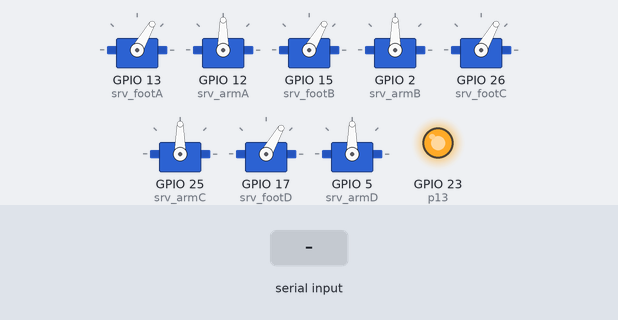
Recording of a sketch running on a simulated ESP32. On the bench: 8 × servo, output pins drawn as LEDs (lit = HIGH). The inputs (shaded band) are chosen by the test bench. Nothing arrives over Bluetooth unless stated; what the sketch prints to the serial monitor is not drawn.

Above: at 2.8 s.
2.9 s: "90,45\n" received over the second serial link
At 5.7 s:
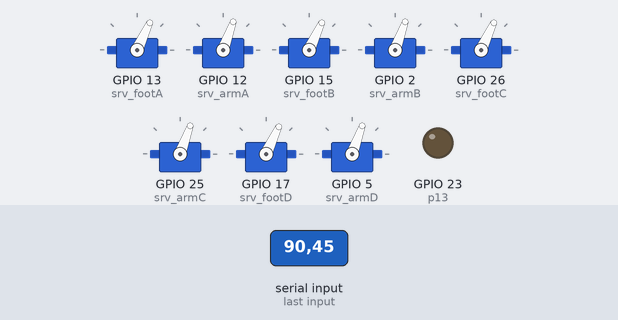
5.9 s: "30,150\n" received over the second serial link
At 8.32 s:
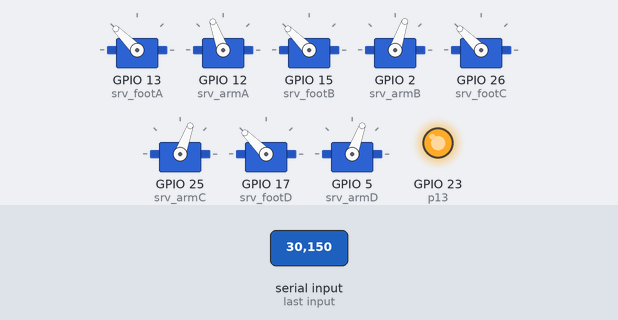
8.9 s: "53\n" received over the second serial link
At 11.5 s:
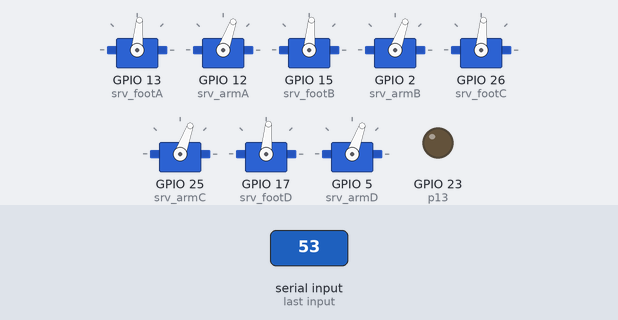
11.9 s: "f,45\n" received over the second serial link
At 13.57 s:
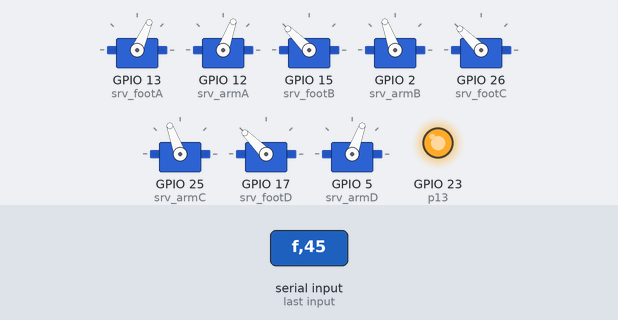
14.9 s: "52\n" received over the second serial link
At 17.8 s:
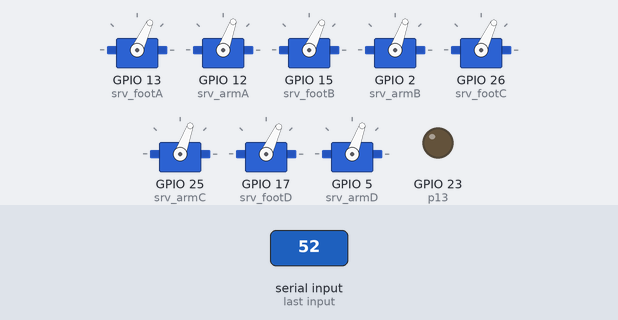
17.9 s: "54\n" received over the second serial link
At 21.7 s:
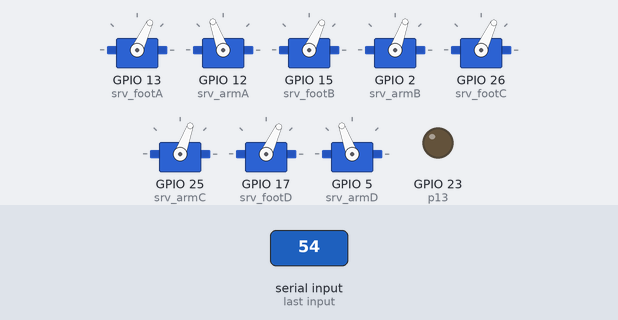
Timing chart, 0 to 21.9 s (numbered marks = the images above; inputs shaded):
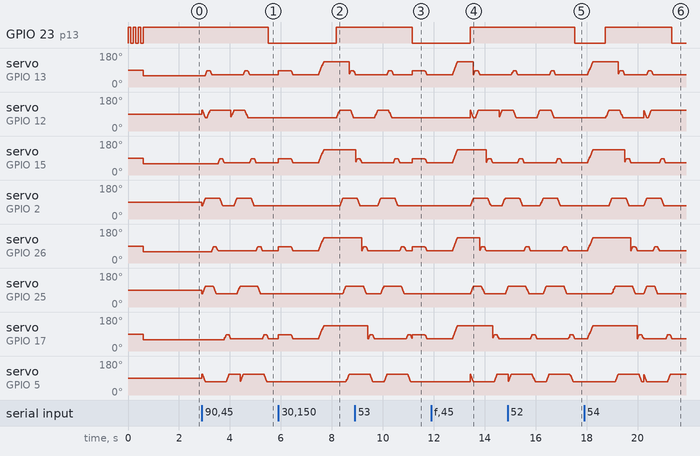

The sketch:

Spider_ESP32_BLE_Code_PCBWay_Community.ino
```cpp
#include "BluetoothSerial.h"
#include <ESP32Servo.h>

BluetoothSerial SerialBT;
int BTData;

// Commands sent via the mobile app through Bluetooth
//UP = 50
//DOWN = 51
//WALK = 52
//ROUND = 53
//BLINK = 54
//STALL = 55

Servo servo_footA;
Servo servo_armA;
Servo servo_footB;
Servo servo_armB;
Servo servo_footC;
Servo servo_armC;
Servo servo_footD;
Servo servo_armD;

// Servo motor pins
int srv_footA = 13;
int srv_armA = 12;
int srv_footB = 15;
int srv_armB = 2;
int srv_footC = 26;
int srv_armC = 25;
int srv_footD = 17;
int srv_armD = 5;

// Movement limits and speed settings
int Fdw = 60;   // Foot down limit
int Fup = 80;   // Foot up limit
int Abw = 70;   // Arm backward limit
int Afw = 110;  // Arm forward limit
int spd = 3;    // Movement speed (~2-5)

int p13 = 23;   // LED pin for status indication

/* Check if Bluetooth configurations are enabled in the SDK */
#if !defined(CONFIG_BT_ENABLED) || !defined(CONFIG_BLUEDROID_ENABLED)
#error Bluetooth is not enabled! Please run make menuconfig to and enable it
#endif

void setup() {
  servo_footA.attach(srv_footA);
  servo_armA.attach(srv_armA);
  servo_footB.attach(srv_footB);
  servo_armB.attach(srv_armB);
  servo_footC.attach(srv_footC);
  servo_armC.attach(srv_armC);
  servo_footD.attach(srv_footD);
  servo_armD.attach(srv_armD);
  pinMode(p13, OUTPUT);
  Serial.begin(115200);
  SerialBT.begin("@maker101io");
  Serial.println("Bluetooth Started! Ready to pair...");
  stall(); // Initialize robot to a stable position
  delay(1000);
}

void loop() {
  if(SerialBT.available()){
    BTData = SerialBT.read(); // Read data from the Bluetooth app
  }
  // Execute commands based on received data
  if (BTData == 53) {
    digitalWrite(p13, HIGH);
    ROUND();
    digitalWrite(p13, LOW);
  } else if (BTData == 52) {
    digitalWrite(p13, HIGH);
    WALK();
    digitalWrite(p13, LOW);
  } else if (BTData == 54) {
    BLINK();
    for (int i = 0; i < 7; i++) { WALK(); }
    stall();
    flat_up();
    delay(1000);
    flat_dw();
    delay(1000);
    for (int i = 0; i < 7; i++) { ROUND(); }
    delay(500);
    stall();
  } else if (BTData == 50) {
    flat_up();
  } else if (BTData == 51) {
    flat_dw();
    flat_up();
  } else if (BTData == 55) {
    stall();
    digitalWrite(p13, LOW);
  }
}

// Grouped movements for walking and rotation
void WALK() {
  go_ahead();
  Afoup();
  armAfw();
  Afodw();
  Cfoup();
  armCbw();
  Cfodw();
  Bfoup();
  armBbw();
  Bfodw();
  Dfoup();
  armDfw();
  Dfodw();
}

void ROUND() {
  armAfw();
  armBfw();
  armCfw();
  armDfw();
  Afoup();
  armAbw();
  Afodw();
  Bfoup();
  armBbw();
  Bfodw();
  Cfoup();
  armCbw();
  Cfodw();
  Dfoup();
  armDbw();
  Dfodw();
}

// Foot movements (up and down)
void Afoup() {
  int max = Fup + 5;
  int min = Fdw + 5;
  for (int i = min; i <= max; i++) {
    servo_footA.write(i);
    delay(spd);
  }
}

void Bfoup() {
  int max = Fup + 5;
  int min = Fdw + 5;
  for (int i = min; i <= max; i++) {
    servo_footB.write(i);
    delay(spd);
  }
}

void Cfoup() {
  int max = Fup + 5;
  int min = Fdw + 5;
  for (int i = min; i <= max; i++) {
    servo_footC.write(i);
    delay(spd);
  }
}

void Dfoup() {
  int max = Fup + 5;
  int min = Fdw + 5;
  for (int i = min; i <= max; i++) {
    servo_footD.write(i);
    delay(spd);
  }
}

void Afodw() {
  int max = Fup + 5;
  int min = Fdw + 5;
  for (int i = max; i >= min; i--) {
    servo_footA.write(i);
    delay(spd);
  }
}

void Bfodw() {
  int max = Fup + 5;
  int min = Fdw + 5;
  for (int i = max; i >= min; i--) {
    servo_footB.write(i);
    delay(spd);
  }
}

void Cfodw() {
  int max = Fup + 5;
  int min = Fdw + 5;
  for (int i = max; i >= min; i--) {
    servo_footC.write(i);
    delay(spd);
  }
}

void Dfodw() {
  int max = Fup + 5;
  int min = Fdw + 5;
  for (int i = max; i >= min; i--) {
    servo_footD.write(i);
    delay(spd);
  }
}

// Basic movements

void go_ahead() {
  spd = 3;  // ~ 2-5
  for (int i = Afw; i >= Abw; i--) {
    servo_armA.write(i);
    servo_armD.write(i);
    int y = Abw + Afw - i;
    servo_armC.write(y);
    servo_armB.write(y);
    delay(spd);
  }
}

void flat_up() {
  int max = Fup + 5;
  int min = Fdw + 5;
  servo_footA.write(min);
  servo_footB.write(min);
  servo_footC.write(min);
  servo_footD.write(min);
  delay(500);
  for (int i = min; i <= max + 50; i++) {
    servo_footA.write(i);
    servo_footB.write(i);
    servo_footC.write(i);
    servo_footD.write(i);
    delay(spd);
  }
  delay(500);
}

void flat_dw() {
  int max = Fup + 5;
  int min = Fdw + 5;
  servo_footA.write(max);
  servo_footB.write(max);
  servo_footC.write(max);
  servo_footD.write(max);
  delay(500);
  for (int i = max; i >= min; i--) {
    servo_footA.write(i);
    servo_footB.write(i);
    servo_footC.write(i);
    servo_footD.write(i);
    delay(spd);
  }
  delay(500);
}

// single arm mvt A
void armAfw() {
  int min = Abw + 0;
  int max = Afw + 0;
  for (int i = min; i <= max; i++) {
    servo_armA.write(i);
    delay(spd);
  }
}

void armAbw() {
  int min = Abw + 0;
  int max = Afw + 0;
  for (int i = max; i >= min; i--) {
    servo_armA.write(i);
    delay(spd);
  }
}

// single arm mvt B
void armBfw() {
  int min = Abw + 0;
  int max = Afw + 0;
  for (int i = min; i <= max; i++) {
    servo_armB.write(i);
    delay(spd);
  }
}

void armBbw() {
  int min = Abw + 0;
  int max = Afw + 0;
  for (int i = max; i >= min; i--) {
    servo_armB.write(i);
    delay(spd);
  }
}

// single arm mvt C
void armCfw() {
  int min = Abw + 0;
  int max = Afw + 0;
  for (int i = min; i <= max; i++) {
    servo_armC.write(i);
    delay(spd);
  }
}

void armCbw() {
  int min = Abw + 0;
  int max = Afw + 0;
  for (int i = max; i >= min; i--) {
    servo_armC.write(i);
    delay(spd);
  }
}

// single arm mvt D
void armDfw() {
  int min = Abw + 0;
  int max = Afw + 0;
  for (int i = min; i <= max; i++) {
    servo_armD.write(i);
    delay(spd);
  }
}

void armDbw() {
  int min = Abw + 0;
  int max = Afw + 0;
  for (int i = max; i >= min; i--) {
    servo_armD.write(i);
    delay(spd);
  }
}

// Initialize robot to a stable state
void stall() {
  BLINK();
  servo_armA.write(90);
  servo_footA.write(60);
  servo_armB.write(90);
  servo_footB.write(60);
  servo_armC.write(90);
  servo_footC.write(60);
  servo_armD.write(90);
  servo_footD.write(60);
  digitalWrite(p13, HIGH);
}

void BLINK() {
  for (int i = 0; i < 3; i++) {
    digitalWrite(p13, HIGH);
    delay(100);
    digitalWrite(p13, LOW);
    delay(100);
  }
}
```

Spider_Servo_Initial_Positions_PCBWay_Community.cpp
```cpp
#include <ESP32Servo.h>

Servo servo_footA;
Servo servo_armA;
Servo servo_footB;
Servo servo_armB;
Servo servo_footC;
Servo servo_armC;
Servo servo_footD;
Servo servo_armD;

// Connect servos to pins
int srv_footA = 13;
int srv_armA = 12;
int srv_footB = 15;
int srv_armB = 2;
int srv_footC = 26;
int srv_armC = 25;
int srv_footD = 17;
int srv_armD = 5;

void setInitialPositions() {
  // Leg servos: 60°
  servo_footA.write(60);
  servo_footB.write(60);
  servo_footC.write(60);
  servo_footD.write(60);

  // Arm servos: 90°
  servo_armA.write(90);
  servo_armB.write(90);
  servo_armC.write(90);
  servo_armD.write(90);
}

void setup() {
  servo_footA.attach(srv_footA);
  servo_armA.attach(srv_armA);
  servo_footB.attach(srv_footB);
  servo_armB.attach(srv_armB);
  servo_footC.attach(srv_footC);
  servo_armC.attach(srv_armC);
  servo_footD.attach(srv_footD);
  servo_armD.attach(srv_armD);

  // Set mounting positions
  setInitialPositions();
}

void loop() {

}
```

servo_test.cpp
```cpp
/* -----------------------------------------------------------------------------
  서보 모터 테스트

  사용법:
  1. 업로드 후 시리얼 모니터 열기 (115200 baud)
  2. 명령어 입력:
     - aa / af   : channel A arm/foot 테스트 (90→0→180→90)
     - ba / bf   : channel B arm/foot 테스트
     - ca / cf   : channel C arm/foot 테스트
     - da / df   : channel D arm/foot 테스트
     - aa90      : channel A arm → 90도  (채널 a~d + a=arm/f=foot + 각도)
     - df45      : channel D foot → 45도
     - off       : 모든 서보 끄기
     - on        : 모든 서보 켜기 (90도)
   -----------------------------------------------------------------------------*/

#include <Arduino.h>
#include <ESP32Servo.h>

Servo servo_armA, servo_armB, servo_armC, servo_armD;
Servo servo_footA, servo_footB, servo_footC, servo_footD;

// 서보 배열: index = (type==foot ? 4:0) + (ch-'a')
// [0]=armA [1]=armB [2]=armC [3]=armD [4]=footA [5]=footB [6]=footC [7]=footD
Servo* servos[8] = {&servo_armA, &servo_armB, &servo_armC, &servo_armD,
                    &servo_footA, &servo_footB, &servo_footC, &servo_footD};
int pins[8]         = {26, 32, 15, 17, 12, 33, 2, 5};
const char* names[8] = {"armA(26)", "armB(32)", "armC(15)", "armD(17)",
                         "footA(12)", "footB(33)", "footC(2)", "footD(5)"};

// ch: 'a'~'d', type: 'a'=arm / 'f'=foot → servos[] index
int servoIndex(char ch, char type) {
  return (type == 'f' ? 4 : 0) + (ch - 'a');
}

void setup() {
  Serial.begin(115200);
  delay(1000);

  Serial.println("========================================");
  Serial.println("  서보 모터 테스트");
  Serial.println("========================================");
  Serial.println();
  Serial.println("핀 배치:");
  Serial.println("  채널  arm    foot");
  for (int i = 0; i < 4; i++) {
    Serial.printf("   %c   %s  %s\n",
                  'A' + i, names[i], names[i + 4]);
  }
  Serial.println();
  Serial.println("명령어:");
  Serial.println("  aa/af  - channel A arm/foot 테스트 (90->0->180->90)");
  Serial.println("  aa90   - channel A arm  → 90도 (채널+타입+각도)");
  Serial.println("  df45   - channel D foot → 45도");
  Serial.println("  off    - 모든 서보 끄기");
  Serial.println("  on     - 모든 서보 켜기 (90도)");
  Serial.println("========================================");

  for (int i = 0; i < 8; i++) {
    servos[i]->attach(pins[i]);
    servos[i]->write(90);
  }
  Serial.println("모든 서보 90도로 설정 (대기 중)");
}

// 채널/타입으로 해당 서보 순차 테스트
void testSingleServo(char ch, char type) {
  int idx = servoIndex(ch, type);
  Serial.println();
  Serial.printf(">>> [%c%c] %s 테스트 시작 <<<\n", ch, type, names[idx]);
  Serial.println();

  Serial.println("  [1] 90도 (정지점)...");
  servos[idx]->write(90);
  delay(1500);

  Serial.println("  [2] 0도로 이동...");
  servos[idx]->write(0);
  delay(2000);

  Serial.println("  [3] 180도로 이동...");
  servos[idx]->write(180);
  delay(2000);

  Serial.println("  [4] 90도로 복귀...");
  servos[idx]->write(90);
  delay(1000);

  Serial.println();
  Serial.println("  ┌─────────────────────────────────────┐");
  Serial.println("  │ 결과 확인:                          │");
  Serial.println("  │  - 0°, 180°에서 멈춤 → 180도 서보 ✓ │");
  Serial.println("  │  - 계속 회전함 → 360도 서보 ✗       │");
  Serial.println("  └─────────────────────────────────────┘");
  Serial.println();
}

void moveServoTo(char ch, char type, int angle) {
  if (angle < 0 || angle > 180) {
    Serial.printf("오류: 각도 %d 는 유효하지 않습니다. (0~180)\n", angle);
    return;
  }
  int idx = servoIndex(ch, type);
  Serial.printf("[%c%c] %s → %d도\n", ch, type, names[idx], angle);
  servos[idx]->write(angle);
}

void allOff() {
  Serial.println("모든 서보 OFF");
  for (int i = 0; i < 8; i++) servos[i]->detach();
}

void allOn() {
  Serial.println("모든 서보 ON (90도)");
  for (int i = 0; i < 8; i++) {
    servos[i]->attach(pins[i]);
    servos[i]->write(90);
  }
}

// 채널(a~d)과 타입(a/f) 여부 확인
bool isValidCmd(const String& cmd) {
  return cmd[0] >= 'a' && cmd[0] <= 'd' &&
         (cmd[1] == 'a' || cmd[1] == 'f');
}

void loop() {
  if (Serial.available()) {
    String cmd = Serial.readStringUntil('\n');
    cmd.trim();
    cmd.toLowerCase();

    Serial.print("CMD: ");
    Serial.println(cmd);

    if (cmd == "off") {
      allOff();
    }
    else if (cmd == "on") {
      allOn();
    }
    else if (cmd.length() == 2 && isValidCmd(cmd)) {
      // 형식: aa, af, da, df ... (채널+타입) → 테스트
      testSingleServo(cmd[0], cmd[1]);
    }
    else if (cmd.length() >= 3 && isValidCmd(cmd)) {
      // 형식: aa90, df45 ... (채널+타입+각도) → 각도 이동
      int angle = cmd.substring(2).toInt();
      moveServoTo(cmd[0], cmd[1], angle);
    }
    else {
      Serial.println("명령어: aa/af (테스트), aa90/df45 (각도), off, on");
    }
  }
  delay(10);
}
```

Measured:
- after the input at 5.9 s, GPIO 23 (p13): LOW → HIGH after 2.3 s; servo on GPIO 12 (srv_armA): rises from 70° to 110° in 0.10 s, then falls to 70° in 0.57 s; servo on GPIO 2 (srv_armB): 70° → 110° after 2.4 s; servo on GPIO 25 (srv_armC): 70° → 110° after 2.5 s; servo on GPIO 5 (srv_armD): 70° → 110° after 2.7 s
- after the input at 8.9 s, GPIO 23 (p13): HIGH → LOW after 2.3 s instead of 0.76 s; servo on GPIO 12 (srv_armA): rises from 70° to 110° in 0.12 s, then falls to 70° in 0.55 s
- after the input at 11.9 s, GPIO 23 (p13): LOW → HIGH after 1.5 s
- after the input at 14.9 s, GPIO 23 (p13): HIGH → LOW after 2.6 s instead of 1.1 s
